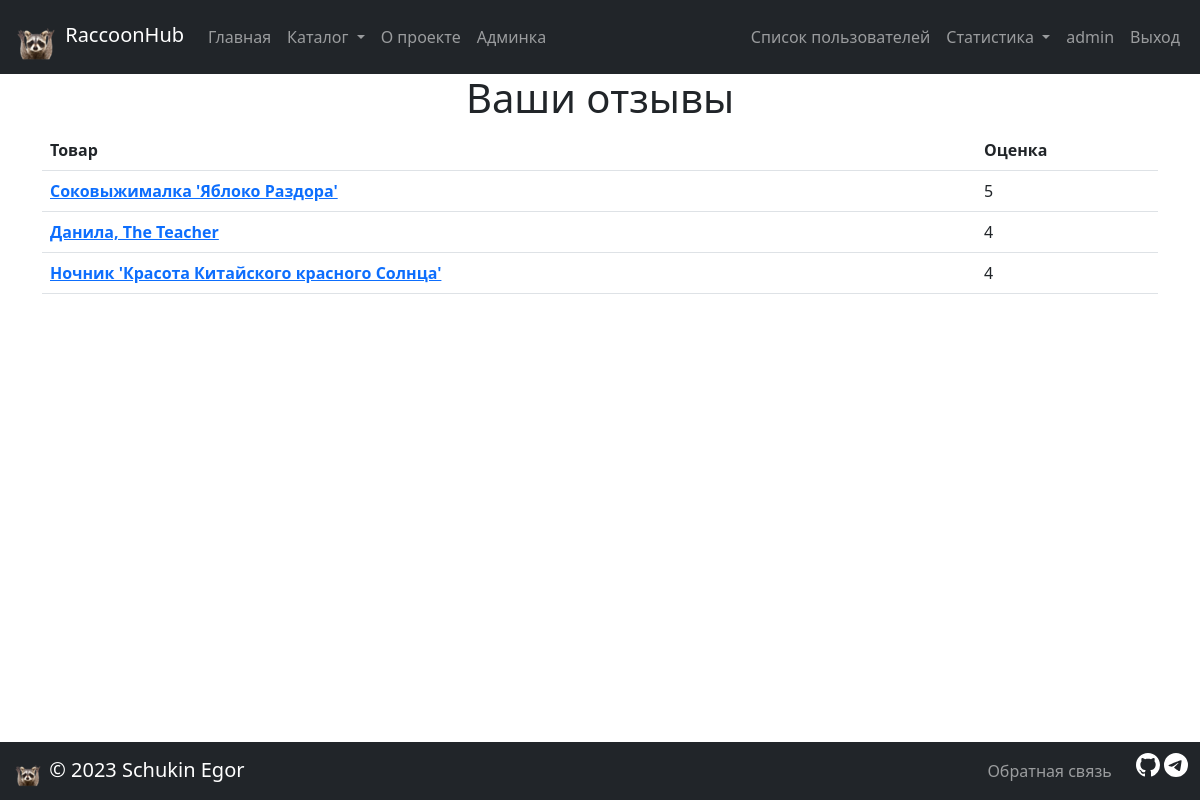
Page /statistics/by_user/ (signed in) on the committed database.
### catalog/models.py (models this page shows)
class Item(core.models.PublishedWithNameBaseModel):
    objects = catalog.managers.ItemManager()
    created_at = django.db.models.DateTimeField(
        auto_now_add=True,
        verbose_name='дата добавления товара',
    )
    updated_at = django.db.models.DateTimeField(
        auto_now=True,
        verbose_name='дата изменения товара',
    )
    is_on_main = django.db.models.BooleanField(
        verbose_name='публикация на главной странице',
        help_text='Публиковать товар на главной странице?',
        default=False,
    )
    category = django.db.models.ForeignKey(
        Category,
        verbose_name='категория',
        on_delete=django.db.models.CASCADE,
    )
    tags = django.db.models.ManyToManyField(
        Tag,
        verbose_name='тег',
    )
    text = ckeditor.fields.RichTextField(
        'описание',
        help_text='Описание(>2 символов, содержит "превосходно, роскошно")',
        validators=[
            catalog.validators.ValidateMustContain('превосходно', 'роскошно'),
        ],
        config_name='item_text_editor',
    )
    class Meta:
        ordering = ('name',)
        default_related_name = 'items'
        verbose_name = 'товар'
        verbose_name_plural = 'товары'

### rating_statistics/views.py (the view)
@method_decorator(login_required, name='dispatch')
class RatingByCurrentUser(ListView):
    template_name = 'rating_statistics/by_user.html'
    item_context_name = 'ratings'
    http_method_names = ['get', 'head']
    def get_queryset(self):
        return (
            rating.models.Rating.objects.filter(
                user=self.request.user,
            )
            .select_related(rating.models.Rating.item.field.name)
            .values(
                '__'.join(
                    [
                        rating.models.Rating.item.field.name,
                        catalog.models.Item.id.field.name,
                    ]
                ),
                '__'.join(
                    [
                        rating.models.Rating.item.field.name,
                        catalog.models.Item.name.field.name,
                    ]
                ),
                rating.models.Rating.rating.field.name,
            )
        ).order_by(f'-{rating.models.Rating.rating.field.name}')

### users/context_processors.py (called while the page is built)
def birthday_persons(request):
    active_users_with_birthday = (
        users.models.ProxyUser.objects.active().filter(
            profile__birthday__isnull=False
        )
    )
    have_birthday_today = []
    if active_users_with_birthday:
        have_birthday_today = active_users_with_birthday.filter(
            profile__birthday__day=timezone.now().date().day,
            profile__birthday__month=timezone.now().date().month,
            profile__birthday__year__lte=timezone.now().date().year,
        ).values(
            users.models.ProxyUser.id.field.name,
            users.models.ProxyUser.username.field.name,
            users.models.ProxyUser.email.field.name,
        )
    return {'birthday_persons': have_birthday_today}

### templates/rating_statistics/by_user.html (shortened to what this page needs)
{% extends 'base.html' %}
{% load i18n %}
{% block content %}
<div class="container">
  <div class="d-flex justify-content-center">
    <h1>{% translate 'Ваши отзывы' %}</h1>
  </div>
  <table class="table">
    <thead>
      <tr>
        <th scope="col">{% translate 'Товар' %}</th>
        <th scope="col">{% translate 'Оценка' %}</th>
      </tr>
    </thead>
    <tbody>
      {% for rating in rating_list %}
        <tr>
          <th scope="row"><a href="{% url "catalog:item_detail" rating.item__id %}">{{ rating.item__name }}</a></th>
          <td>{{ rating.rating }}</td>
        </tr>
      {% endfor %}
    </tbody>
  </table>
</div>
{% endblock %}

### templates/includes/header.html (shortened to what this page needs)
{% load static %}
{% load i18n %}
<header>
  <nav class="navbar navbar-expand-lg navbar-dark fixed-top bg-dark">
    <div class="container-fluid">
      {% with request.resolver_match.view_name as view_name %}
        <a class="navbar-brand {% if view_name == 'homepage:index' %}disabled{% endif %}" href="/">
      {% endwith %}
          <img src="{% static 'favicon/favicon.ico' %}"  class="d-inline-block" alt="Логотип">
          RaccoonHub
        </a>
      <div class="collapse navbar-collapse" id="navbarNavAltMarkup">
        {% with request.resolver_match.view_name as view_name %}
          <ul class="navbar-nav">
            <li class="nav-item"><a class="nav-link {% if view_name == 'homepage:index' %}active disabled{% endif %}" aria-current="page" href="{% url 'homepage:index' %}">{% translate 'Главная' %}</a></li>
            <li class="nav-item dropdown">
              <a class="nav-link dropdown-toggle" id="navbarDarkDropdownMenuLink" role="button" data-bs-toggle="dropdown" aria-expanded="false">
               {% translate 'Каталог' %}
              </a>
            </li>
            <li class="nav-item"><a class="nav-link {% if view_name == 'about:description' %}active disabled{% endif %}" href="{% url 'about:description' %}">{% translate 'О проекте' %}</a></li>
            {% if request.user.is_superuser %}
              <li class="nav-item"><a class="nav-link {% if view_name == 'admin:index' %}active disabled{% endif %}" href="{% url 'admin:index' %}">{% translate 'Админка' %}</a></li>
            {% endif %}
          </ul>
            <ul class="navbar-nav ms-auto mb-2 mb-lg-0">
            {% if not request.user.is_authenticated %}
              <li class="nav-item p-1"><a class="nav-link btn btn-outline-light {% if view_name == 'auth:login' %}active disabled{% endif %}" href="{% url 'auth:login' %}">{% translate 'Вход' %}</a></li>
              <li class="nav-item p-1"><a class="nav-link btn btn-warning {% if view_name == 'auth:signup' %}active disabled{% endif %}" href="{% url 'auth:signup' %}">{% translate 'Регистрация' %}</a></li>
            {% else %}
              <li class="nav-item"><a class="nav-link {% if view_name == 'users:user_list' %}active disabled{% endif %}" href="{% url 'users:user_list' %}">{% translate 'Список пользователей' %}</a></li>
              <li class="nav-item dropdown">
                <a class="nav-link dropdown-toggle" id="navbarDarkDropdownMenuLink" role="button" data-bs-toggle="dropdown" aria-expanded="false">
                 {% translate 'Статистика' %}
                </a>
              </li>
              <li class="nav-item"><a class="nav-link {% if view_name == 'users:profile' %}active disabled{% endif %}" href="{% url 'users:profile' %}">{{ request.user.get_username }}</a></li>
              <li class="nav-item"><a class="nav-link {% if view_name == 'auth:logout' %}active disabled{% endif %}" href="{% url 'auth:logout' %}">{% translate 'Выход' %}</a></li>
            {% endif %}
          </ul>
        {% endwith %}
      </div>
    </div>
  </nav>
</header>

### rows in the picture
Item: item__name "Соковыжималка 'Яблоко Раздора'", rating "5"
Item: item__name "Данила, The Teacher", rating "4"
Item: item__name "Ночник 'Красота Китайского красного Солнца'", rating "4"

### other values in the picture
{{ request.user.get_username }} "admin"
{{ current_year }} "2023"
